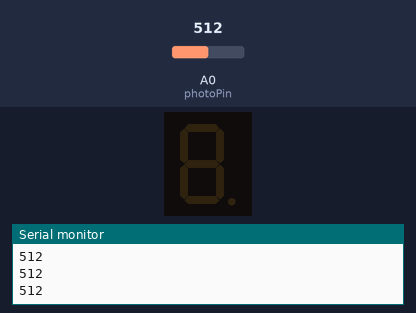
Bench run of a sketch on a simulated Arduino Uno, built with avr-gcc and run on an emulated ATmega328P. Shown: 1-digit seven-segment display, the last lines printed to the serial monitor. Wiring (inferred from the names in the program): 1-digit 7-segment display, segments lit when HIGH: segments pin 8, pin 9, pin 10, pin 5, pin 4, pin 7, pin 6, pin 11. Inputs (shaded band) come from the test bench; at power-on: A0 (photoPin) = 512. The segment pins are drawn as the display they are named for.

Above: at 1.2 s.
1.3 s: A0 (photoPin) set to 573
2.8 s: A0 (photoPin) set to 597
At 3.6 s:
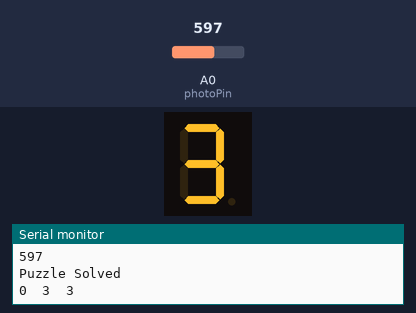
At 5.2 s:
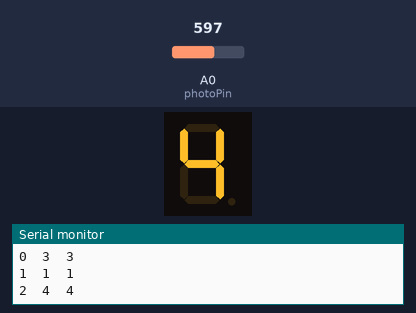
Timing chart, 0 to 6.7 s (numbered marks = the images above; inputs shaded):
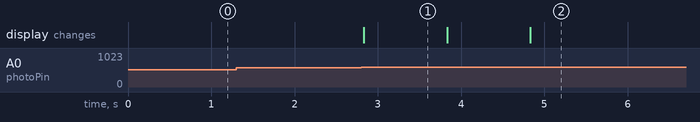

The sketch:

Laser_Maze_Code_v1.0.ino
```cpp
/**************************************/
/*  Laser Maze Puzzle Code Ver. 1.0   */
/*  Author: Aaron Chen    Team 53     */
/*  ENGR 1282.01H     Freuler 3:00    */
/**************************************/

//Photoresistor Pinout
#define photoPin A0
int photoValue = 0;
int roomLight = 0;
bool solved = false;

//7-Segment Display Pinouts
#define A_pin 8
#define B_pin 9
#define C_pin 10
#define D_pin 5
#define E_pin 4
#define F_pin 7
#define G_pin 6
#define DP_pin 11
int state = 0;
int count = 0;
int start = 0;

//Array that stores the code
int code[] = {3, 1, 4};


void setup() {
  //Initialize Serial Monitor
  Serial.begin(9600);


  //Photoresistor Setup
  pinMode(photoPin, INPUT);


  //7-Segment Display Setup
  pinMode(A_pin, OUTPUT);
  pinMode(B_pin, OUTPUT);
  pinMode(C_pin, OUTPUT);
  pinMode(D_pin, OUTPUT);
  pinMode(E_pin, OUTPUT);
  pinMode(F_pin, OUTPUT);
  pinMode(G_pin, OUTPUT);
  pinMode(DP_pin, OUTPUT);

  //Generate code
  Serial.print("Code: ");
  for (int i = 0; i < 3; i++) {
    Serial.print(code[i]);
  }
  Serial.println();


  state = code[0];

}

void loop() {
  photoValue = analogRead(photoPin);
  Serial.println(photoValue);
  if (start == 10) {
    Serial.println("Calibrating photoresistor...");
    roomLight += analogRead(photoPin);
    Serial.print("Calibrated value: ");
    Serial.println(roomLight);
  }
  if (photoValue > roomLight + 70 && start > 10) {
    solved = true;
    Serial.println("Puzzle Solved");
  }
  while (solved == true)
    revealCode();
  start++;
}


//This function displays the randomly generated code on a 7-segment display using a state machine
void revealCode() {
  Serial.print(count);
  Serial.print("  ");
  Serial.print(state);
  Serial.print("  ");
  Serial.println(code[count]);
  count++; //Increment through the code
  switch (state)
  {
    case 9:
      // Turn on the segments that correspond a '9'
      // Turn off the segments that should be off
      digitalWrite(A_pin, HIGH);
      digitalWrite(B_pin, HIGH);
      digitalWrite(C_pin, HIGH);
      digitalWrite(D_pin, LOW);
      digitalWrite(E_pin, LOW);
      digitalWrite(F_pin, HIGH);
      digitalWrite(G_pin, HIGH);
      digitalWrite(DP_pin, LOW);
      state = code[count]; // Change the state to the next value in the code
      break;

    case 8:
      digitalWrite(A_pin, HIGH);
      digitalWrite(B_pin, HIGH);
      digitalWrite(C_pin, HIGH);
      digitalWrite(D_pin, HIGH);
      digitalWrite(E_pin, HIGH);
      digitalWrite(F_pin, HIGH);
      digitalWrite(G_pin, HIGH);
      digitalWrite(DP_pin, LOW);
      state = code[count];
      break;
    case 7:
      digitalWrite(A_pin, HIGH);
      digitalWrite(B_pin, HIGH);
      digitalWrite(C_pin, HIGH);
      digitalWrite(D_pin, LOW);
      digitalWrite(E_pin, LOW);
      digitalWrite(F_pin, LOW);
      digitalWrite(G_pin, LOW);
      digitalWrite(DP_pin, LOW);
      state = code[count];
      break;
    case 6:
      digitalWrite(A_pin, HIGH);
      digitalWrite(B_pin, LOW);
      digitalWrite(C_pin, HIGH);
      digitalWrite(D_pin, HIGH);
      digitalWrite(E_pin, HIGH);
      digitalWrite(F_pin, HIGH);
      digitalWrite(G_pin, HIGH);
      digitalWrite(DP_pin, LOW);
      state = code[count];
      break;
    case 5:
      digitalWrite(A_pin, HIGH);
      digitalWrite(B_pin, LOW);
      digitalWrite(C_pin, HIGH);
      digitalWrite(D_pin, HIGH);
      digitalWrite(E_pin, LOW);
      digitalWrite(F_pin, HIGH);
      digitalWrite(G_pin, HIGH);
      digitalWrite(DP_pin, LOW);
      state = code[count];
      break;
    case 4:
      digitalWrite(A_pin, LOW);
      digitalWrite(B_pin, HIGH);
      digitalWrite(C_pin, HIGH);
      digitalWrite(D_pin, LOW);
      digitalWrite(E_pin, LOW);
      digitalWrite(F_pin, HIGH);
      digitalWrite(G_pin, HIGH);
      digitalWrite(DP_pin, LOW);
      state = code[count];
      break;
    case 3:
      digitalWrite(A_pin, HIGH);
      digitalWrite(B_pin, HIGH);
      digitalWrite(C_pin, HIGH);
      digitalWrite(D_pin, HIGH);
      digitalWrite(E_pin, LOW);
      digitalWrite(F_pin, LOW);
      digitalWrite(G_pin, HIGH);
      digitalWrite(DP_pin, LOW);
      state = code[count];
      break;
    case 2:
      digitalWrite(A_pin, HIGH);
      digitalWrite(B_pin, HIGH);
      digitalWrite(C_pin, LOW);
      digitalWrite(D_pin, HIGH);
      digitalWrite(E_pin, HIGH);
      digitalWrite(F_pin, LOW);
      digitalWrite(G_pin, HIGH);
      digitalWrite(DP_pin, LOW);
      state = code[count];
      break;
    case 1:
      digitalWrite(A_pin, LOW);
      digitalWrite(B_pin, HIGH);
      digitalWrite(C_pin, HIGH);
      digitalWrite(D_pin, LOW);
      digitalWrite(E_pin, LOW);
      digitalWrite(F_pin, LOW);
      digitalWrite(G_pin, LOW);
      digitalWrite(DP_pin, LOW);
      state = code[count];
      break;
    case 0:
      digitalWrite(A_pin, HIGH);
      digitalWrite(B_pin, HIGH);
      digitalWrite(C_pin, HIGH);
      digitalWrite(D_pin, HIGH);
      digitalWrite(E_pin, HIGH);
      digitalWrite(F_pin, HIGH);
      digitalWrite(G_pin, LOW);
      digitalWrite(DP_pin, LOW);
      state = code[count];
      break;
  }


  //Display the last value in the code for 5 sec and restart the cycle
  if (count == 3) {
    delay(5000);
    count = 0;
    state = code[count];
  }
  else {
    delay(1000);
  }
}
```

Measured:
- after the input at 2.8 s, the display: changes at once (image 1)
- what the display in image 1 shows lasts 1.0 s, from 2.8 s to 3.8 s
